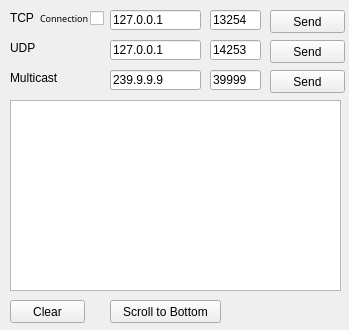
<?xml version="1.0" encoding="UTF-8"?>
<ui version="4.0">
 <class>MainWindow</class>
 <widget class="QMainWindow" name="MainWindow">
  <property name="geometry">
   <rect>
    <x>0</x>
    <y>0</y>
    <width>349</width>
    <height>330</height>
   </rect>
  </property>
  <property name="sizePolicy">
   <sizepolicy hsizetype="Preferred" vsizetype="Preferred">
    <horstretch>0</horstretch>
    <verstretch>0</verstretch>
   </sizepolicy>
  </property>
  <property name="minimumSize">
   <size>
    <width>349</width>
    <height>330</height>
   </size>
  </property>
  <property name="maximumSize">
   <size>
    <width>349</width>
    <height>330</height>
   </size>
  </property>
  <property name="windowTitle">
   <string>NetTest</string>
  </property>
  <widget class="QWidget" name="centralWidget">
   <widget class="QLineEdit" name="lblUdpIp">
    <property name="geometry">
     <rect>
      <x>110</x>
      <y>40</y>
      <width>91</width>
      <height>20</height>
     </rect>
    </property>
    <property name="text">
     <string>127.0.0.1</string>
    </property>
   </widget>
   <widget class="QPushButton" name="btnUdpSend">
    <property name="geometry">
     <rect>
      <x>270</x>
      <y>40</y>
      <width>75</width>
      <height>23</height>
     </rect>
    </property>
    <property name="text">
     <string>Send</string>
    </property>
   </widget>
   <widget class="QLabel" name="label">
    <property name="geometry">
     <rect>
      <x>10</x>
      <y>40</y>
      <width>31</width>
      <height>16</height>
     </rect>
    </property>
    <property name="text">
     <string>UDP</string>
    </property>
   </widget>
   <widget class="QPushButton" name="btnTcpSend">
    <property name="geometry">
     <rect>
      <x>270</x>
      <y>10</y>
      <width>75</width>
      <height>23</height>
     </rect>
    </property>
    <property name="text">
     <string>Send</string>
    </property>
   </widget>
   <widget class="QLabel" name="label_2">
    <property name="geometry">
     <rect>
      <x>10</x>
      <y>10</y>
      <width>31</width>
      <height>16</height>
     </rect>
    </property>
    <property name="text">
     <string>TCP</string>
    </property>
   </widget>
   <widget class="QLineEdit" name="lblTcpIp">
    <property name="geometry">
     <rect>
      <x>110</x>
      <y>10</y>
      <width>91</width>
      <height>20</height>
     </rect>
    </property>
    <property name="text">
     <string>127.0.0.1</string>
    </property>
   </widget>
   <widget class="QLineEdit" name="lblUdpPort">
    <property name="geometry">
     <rect>
      <x>210</x>
      <y>40</y>
      <width>51</width>
      <height>20</height>
     </rect>
    </property>
    <property name="text">
     <string>14253</string>
    </property>
   </widget>
   <widget class="QLineEdit" name="lblTcpPort">
    <property name="geometry">
     <rect>
      <x>210</x>
      <y>10</y>
      <width>51</width>
      <height>20</height>
     </rect>
    </property>
    <property name="text">
     <string>13254</string>
    </property>
   </widget>
   <widget class="QLabel" name="label_3">
    <property name="geometry">
     <rect>
      <x>10</x>
      <y>70</y>
      <width>61</width>
      <height>16</height>
     </rect>
    </property>
    <property name="text">
     <string>Multicast</string>
    </property>
   </widget>
   <widget class="QPushButton" name="btnMulticastSend">
    <property name="geometry">
     <rect>
      <x>270</x>
      <y>70</y>
      <width>75</width>
      <height>23</height>
     </rect>
    </property>
    <property name="text">
     <string>Send</string>
    </property>
   </widget>
   <widget class="QLineEdit" name="lblMulticastIp">
    <property name="geometry">
     <rect>
      <x>110</x>
      <y>70</y>
      <width>91</width>
      <height>20</height>
     </rect>
    </property>
    <property name="text">
     <string>239.9.9.9</string>
    </property>
   </widget>
   <widget class="QLineEdit" name="lblMulticastPort">
    <property name="geometry">
     <rect>
      <x>210</x>
      <y>70</y>
      <width>51</width>
      <height>20</height>
     </rect>
    </property>
    <property name="text">
     <string>39999</string>
    </property>
   </widget>
   <widget class="QTextEdit" name="tboxOutput">
    <property name="geometry">
     <rect>
      <x>10</x>
      <y>100</y>
      <width>331</width>
      <height>191</height>
     </rect>
    </property>
   </widget>
   <widget class="QCheckBox" name="cboxTcpConnection">
    <property name="geometry">
     <rect>
      <x>90</x>
      <y>10</y>
      <width>16</width>
      <height>16</height>
     </rect>
    </property>
    <property name="text">
     <string/>
    </property>
   </widget>
   <widget class="QLabel" name="label_4">
    <property name="geometry">
     <rect>
      <x>40</x>
      <y>10</y>
      <width>51</width>
      <height>16</height>
     </rect>
    </property>
    <property name="font">
     <font>
      <family>굴림</family>
      <pointsize>7</pointsize>
     </font>
    </property>
    <property name="text">
     <string>Connection</string>
    </property>
   </widget>
   <widget class="QPushButton" name="btnClear">
    <property name="geometry">
     <rect>
      <x>10</x>
      <y>300</y>
      <width>75</width>
      <height>23</height>
     </rect>
    </property>
    <property name="text">
     <string>Clear</string>
    </property>
   </widget>
   <widget class="QPushButton" name="btnScrolltoBottom">
    <property name="geometry">
     <rect>
      <x>110</x>
      <y>300</y>
      <width>111</width>
      <height>23</height>
     </rect>
    </property>
    <property name="text">
     <string>Scroll to Bottom</string>
    </property>
   </widget>
  </widget>
 </widget>
 <layoutdefault spacing="6" margin="11"/>
 <tabstops>
  <tabstop>lblUdpIp</tabstop>
  <tabstop>lblUdpPort</tabstop>
  <tabstop>btnUdpSend</tabstop>
  <tabstop>cboxTcpConnection</tabstop>
  <tabstop>lblTcpIp</tabstop>
  <tabstop>lblTcpPort</tabstop>
  <tabstop>btnTcpSend</tabstop>
  <tabstop>lblMulticastIp</tabstop>
  <tabstop>lblMulticastPort</tabstop>
  <tabstop>btnMulticastSend</tabstop>
  <tabstop>tboxOutput</tabstop>
 </tabstops>
 <resources/>
 <connections/>
</ui>
